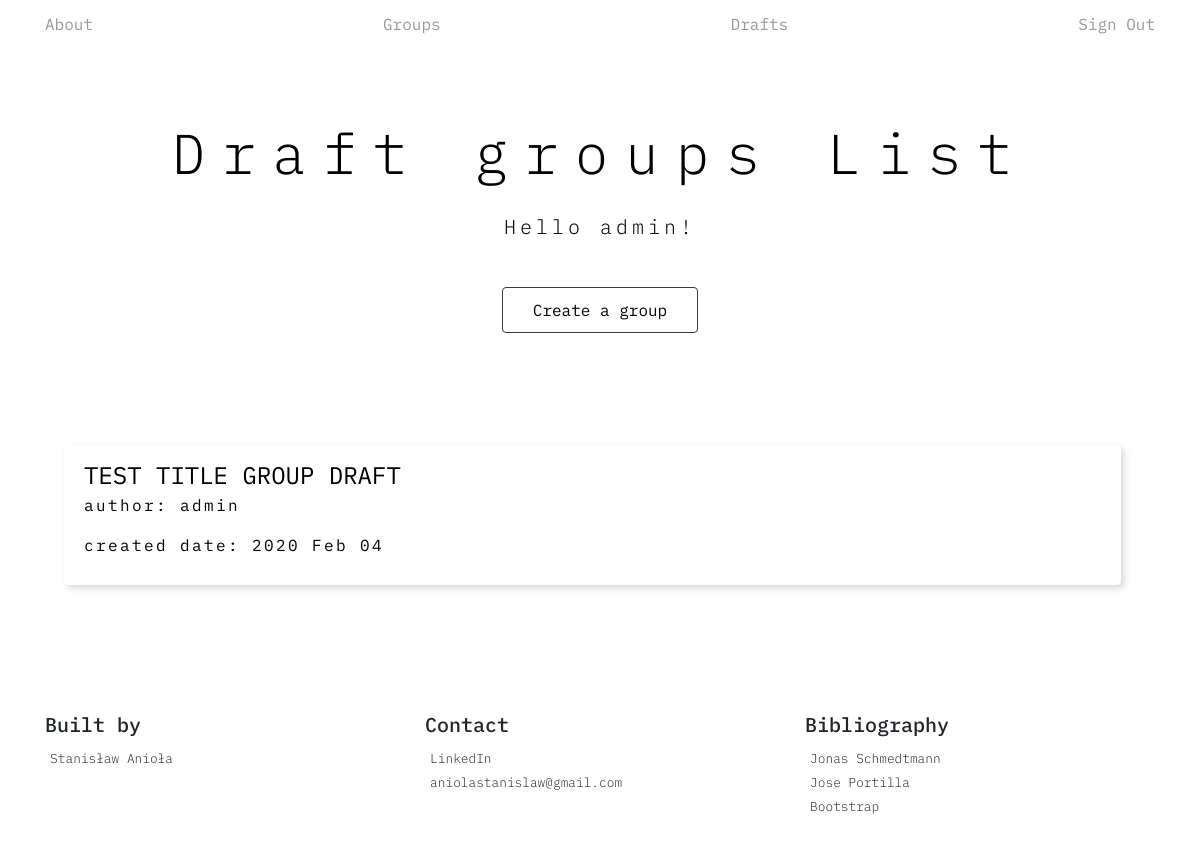
The page /group_app/group_list_draft/ (signed in) on the database its author committed.
### group_app/models.py (models this page shows, shortened)
class GroupModel(models.Model):
    group_author = models.ForeignKey(User, on_delete=models.CASCADE)
    group_title = models.CharField(max_length=264)
    group_description = models.TextField(max_length=264)
    group_creation_date = models.DateTimeField(default=timezone.now)
    group_published_date = models.DateTimeField(blank=True, null=True)

### group_app/views.py (the view)
class GroupListDraftView(LoginRequiredMixin, generic.ListView):
    model = models.GroupModel
    context_object_name = 'group_list_draft'
    template_name = 'group_app/group_list_draft.html'
    def get_queryset(self):
        return models.GroupModel.objects.filter(group_published_date=None, group_author=self.request.user).order_by('-group_creation_date')

### group_app/templates/group_app/group_list_draft.html
{% extends 'main/base.html' %}
    {% block head_primary %}Draft groups List{% endblock %}
    {% block head_sub %}
        {% if group_list_draft.count >= 1 %}
            <p>Hello {{ user.username }}!</p>
        {% else %}
            No drafts at the moment.
        {% endif %}
    {% endblock %}
        {% block button_content %}
            <div class="button-anime">
                <a class="btn btn-outline-dark button-anime" href="{% url 'group_app:group_create' %}">Create a group</a>
            </div>
        {% endblock %}
    {% block content %}
        {% block group_content %}
            <ol class="list-group list-group-flush container">
                {% for group in group_list_draft %}
                <li class="list-group-item group-list-element">
                    <div class="d-md-flex flex-md-equal w-100">
                        <div class="overflow-hidden">
                            <div class="group-link-list-box">
                                <div class="group-link-list-box-major">
                                    <a class="group-link" href="{% url 'group_app:group_detail' pk=group.pk %}">{{ group.group_title }}</a>
                                </div>
                            </div>
                            <div class="">
                                <p class="group-description">author: {{ group.group_author }}</p>
                                <p class="group-description">created date: {{ group.group_creation_date|date:"Y M d" }}</p>
                            </div>
                        </div>
                    </div>
                </li>
                {% endfor %}
            </ol>
        {% endblock %}
    {% endblock %}

### static/css/style.css (style rules this page uses)
* { margin: 0; padding: 0; box-sizing: border-box; }
body { font-family: 'IBM Plex Mono', monospace !important; font-size: 16px; line-height: 1.7; color: black; }
.group-list-element { background-color: rgba(255, 255, 255, 0) !important; -webkit-backdrop-filter: saturate(10%) blur(1.25em) !important; backdrop-filter: saturate(10%) blur(2em) !important; margin-bottom: 2em !important; border-bottom: none !important; border-top: none !important; border-radius: .25rem !important; box-shadow: 0.2em 0.2em 0.4em 0em rgba(0, 0, 0, 0.158); text-decoration: none; color: black; }
.group-description { font-size: 1em; letter-spacing: 0.15em; }
.group-link:link, .group-link:visited { text-decoration: none; text-transform: uppercase; color: black; font-size: 1.5em; }
.overflow-hidden { overflow: hidden; }
.btn:link, .btn:visited { text-decoration: none; background-color: transparent; color: black; padding: 10px 30px; display: inline-block; -webkit-backdrop-filter: saturate(180%) blur(2.5em) !important; backdrop-filter: saturate(10%) blur(12em) !important; animation: moveInRight !important; }
.button-anime { animation-name: moveInUp; animation-duration: 1s; animation-delay: 0.4s; animation-timing-function: ease-in-out; }
@media (min-width: 48em) { .flex-md-equal > * { -ms-flex: 1; -webkit-box-flex: 1; flex: 1; } }

### rows shown on the page
GroupModel: group_title "TEST TITLE GROUP DRAFT", group_author "admin", group_creation_date "2020 Feb 04"

### other values the page prints
{{ user.username }} "admin"
